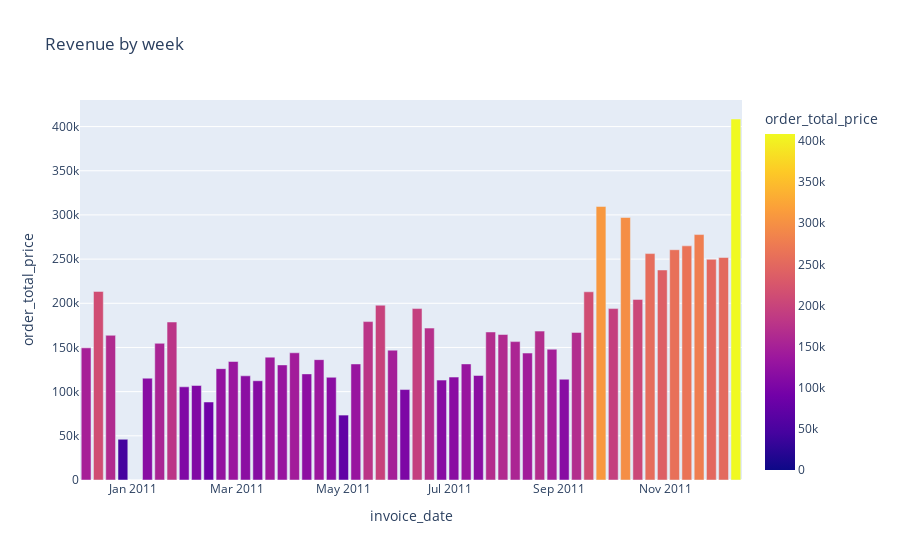

Notebook code cell kept with this figure:
### Markdown cell above
### Revenue by Week

### Code cell
fig = px.bar(df1[['invoice_date', 'order_total_price']].set_index('invoice_date').resample('W').sum().reset_index(),
x='invoice_date', y='order_total_price', title= 'Revenue by week', color='order_total_price')
fig.show()
